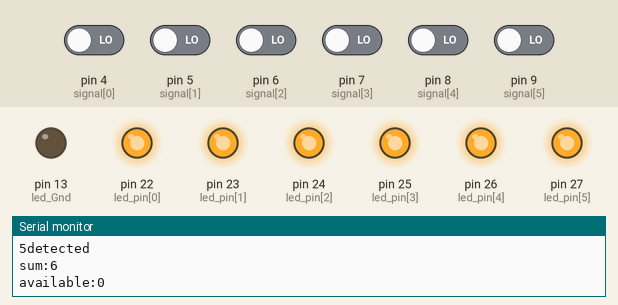
This sketch was run on a simulated Arduino Mega 2560, built with avr-gcc and run on an emulated ATmega2560. Shown: output pins drawn as LEDs (lit = HIGH), the last lines printed to the serial monitor. Inputs (shaded band) come from the test bench; at power-on: pin 4 (signal[0]), pin 5 (signal[1]), pin 6 (signal[2]), pin 7 (signal[3]), pin 8 (signal[4]), pin 9 (signal[5]) LOW.

Above: at 2.8 s.
2.9 s: pin 4 (signal[0]) driven HIGH
At 3.9 s:
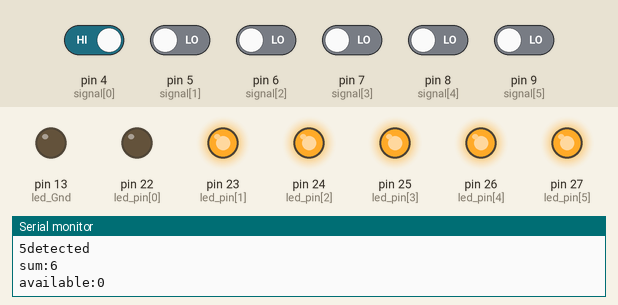
4.5 s: pin 5 (signal[1]) driven HIGH
At 5.6 s:
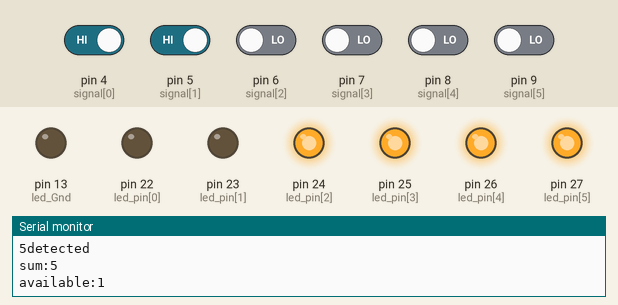
6.5 s: pin 6 (signal[2]) driven HIGH
At 8.2 s:
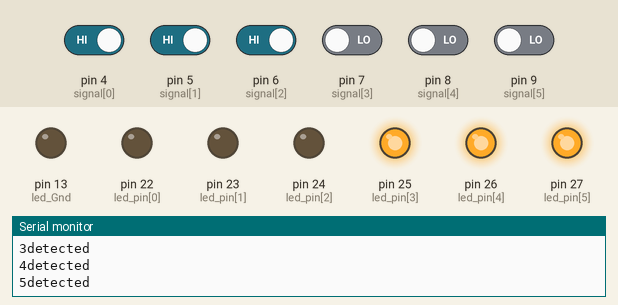
8.5 s: pin 7 (signal[3]) driven HIGH
At 10.1 s:
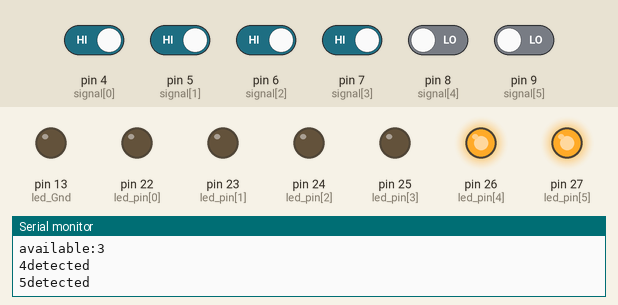
10.5 s: pin 8 (signal[4]) driven HIGH
At 11.8 s:
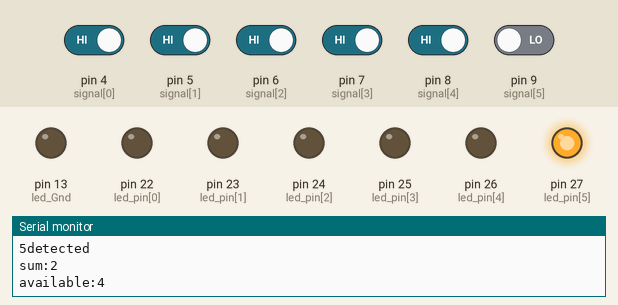
12.5 s: pin 9 (signal[5]) driven HIGH
At 13.4 s:
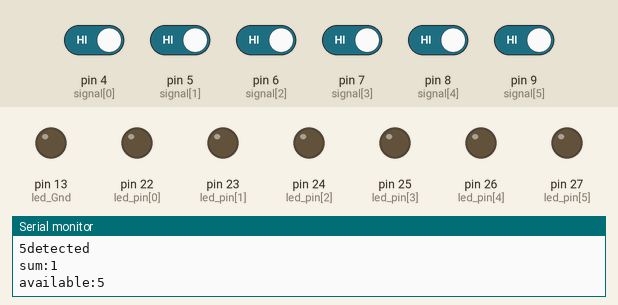
Timing chart, 0 to 15.5 s (numbered marks = the images above; inputs shaded):
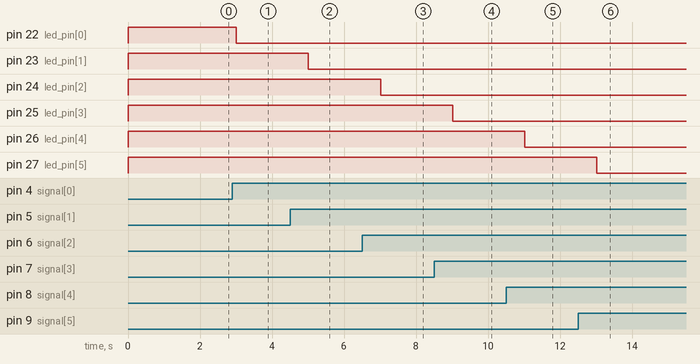

The sketch:

1010_QRD1114_Board2.ino
```cpp
/*
 * Board 2 ==> Board 1
 *
 */
#define ALL 6

#include <SoftwareSerial.h>
SoftwareSerial s(11,12);

const int signal[ALL] = {4,5,6,7,8,9};
const int Qrd_Gnd[8] = {40,41,42,43,44,45,46,47};
const int led_pin[ALL] = {22,23,24,25,26,27};
const int led_Gnd = 13;
static int state[ALL] = {};
static int count[ALL] = {};
static int sum = 0;
static int avail = 0;
int data = 0;
const int rtGnd = 2;

void fc_Counting(){
  for(int i=0; i<ALL; i++){
    if(state[i]==0){
      count[i] = 1;
      }
    else count[i] = 0;
  }
    sum = count[0]+count[1]+count[2]+count[3]+count[4]+count[5];
    avail = ALL-sum;
}
void setup() {
  s.begin(9600);
  Serial.begin(9600);
  for(int i=0; i<ALL; i++){
    pinMode(led_pin[i],OUTPUT);
  }

  pinMode(led_Gnd,OUTPUT);            // GND for leds (13)
  digitalWrite(led_Gnd,LOW);

  pinMode(rtGnd,OUTPUT);
  digitalWrite(rtGnd,LOW);

  for(int i=0; i<8; i++){
    pinMode(Qrd_Gnd[i],OUTPUT);
    digitalWrite(Qrd_Gnd[i],LOW);
  }
}

void loop() {
  fc_Counting();    // counting function

  for(int i=0; i<ALL; i++){
      state[i] = digitalRead(signal[i]);
      if(state[i] == 0){
      Serial.print(i); Serial.println("detected");
      digitalWrite(led_pin[i],HIGH);

    }else{
      digitalWrite(led_pin[i],LOW);
    }
  }
  delay(500);
      Serial.print("sum:"); Serial.print(sum); Serial.println();
      Serial.print("available:"); Serial.println(avail);
      data = sum;
      s.write(data);

  delay(500);
}
```

Measured:
- after the input at 2.9 s, pin 22 (led_pin[0]): HIGH → LOW after 0.11 s
- after the input at 4.5 s, pin 23 (led_pin[1]): HIGH → LOW after 0.51 s
- after the input at 6.5 s, pin 24 (led_pin[2]): HIGH → LOW after 0.52 s
- after the input at 8.5 s, pin 25 (led_pin[3]): HIGH → LOW after 0.52 s
- after the input at 10.5 s, pin 26 (led_pin[4]): HIGH → LOW after 0.52 s
- after the input at 12.5 s, pin 27 (led_pin[5]): HIGH → LOW after 0.53 s
